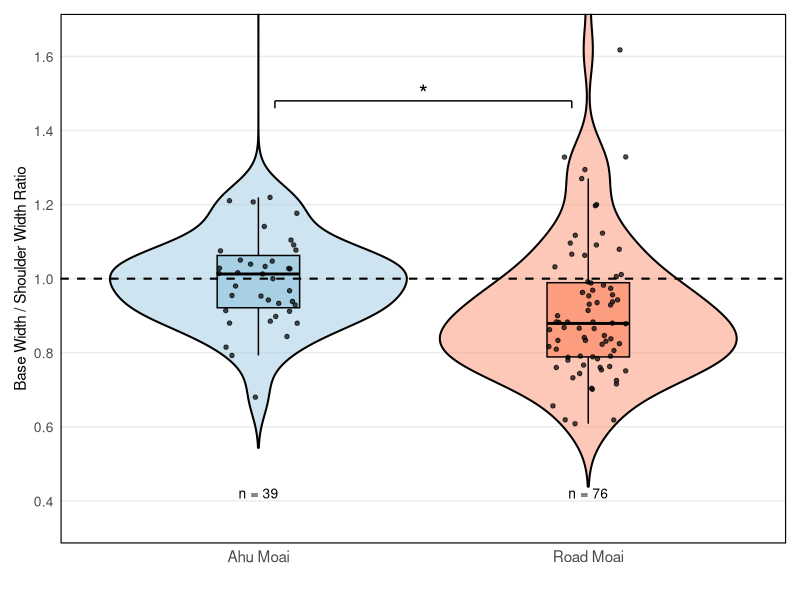
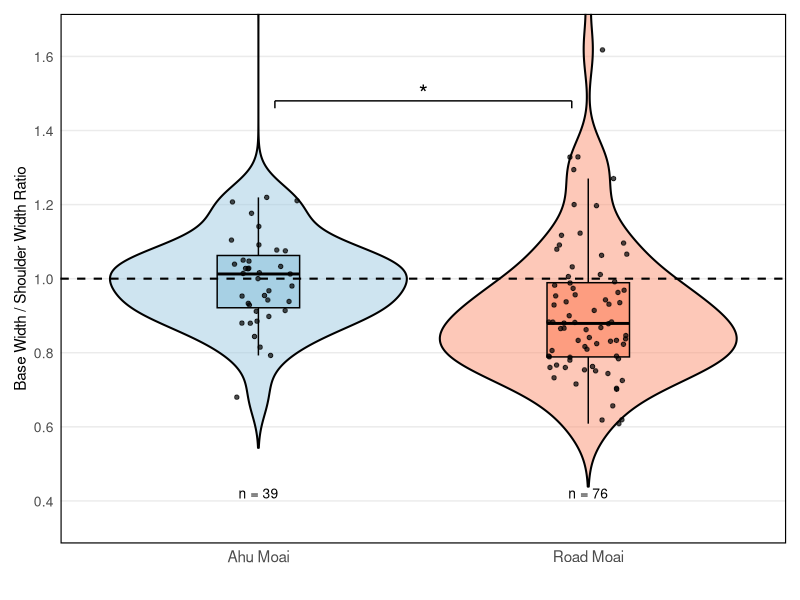
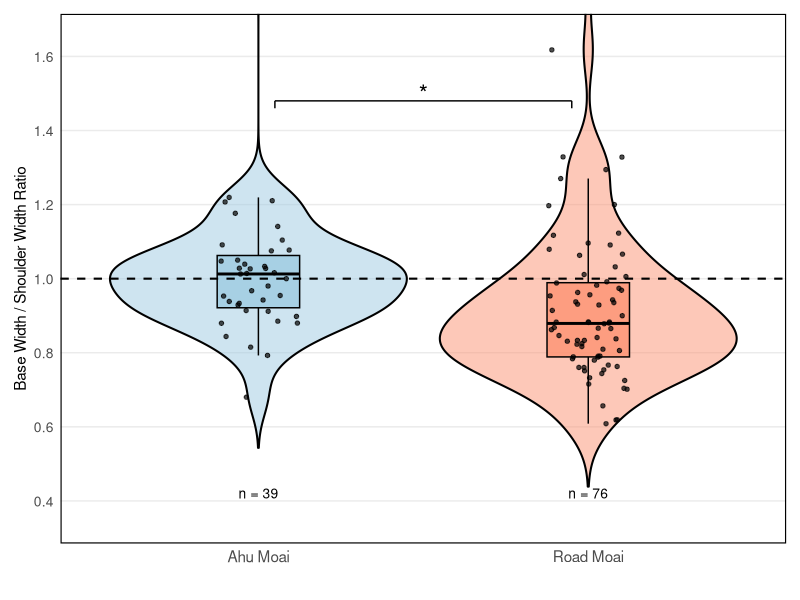
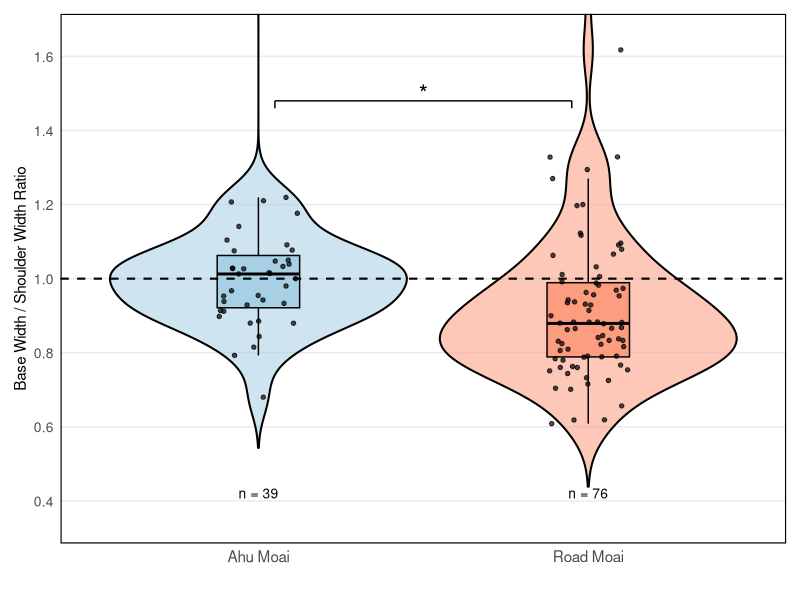

The R source for these figures, in order:
# Load required libraries
library(readxl)
library(ggplot2)
library(dplyr)
library(tidyr)
library(svglite)  # For SVG output

# Read the Van Tilburg data
data <- read_excel("VanTilburgData.xlsx")

# Calculate base-to-shoulder width ratio
# The Van Tilburg database uses "Width:Base" and "Width:Shoulders" columns
data <- data %>%
  rename(
    BaseWidth = `Width:Base`,
    ShoulderWidth = `Width:Shoulders`,
    Location = Location
  ) %>%
  mutate(ratio = BaseWidth / ShoulderWidth) %>%
  filter(!is.na(ratio) & !is.na(Location))

# Categorize moai based on Location
# In Van Tilburg's coding system:
# Locations 1-6 = ahu sites (completed moai on platforms)
# Location 8 = roads/transport routes (moai in transport)
data <- data %>%
  mutate(MoaiType = case_when(
    Location >= 1 & Location <= 6 ~ "Ahu",
    Location == 8 ~ "Road",
    TRUE ~ "Other"
  )) %>%
  filter(MoaiType %in% c("Ahu", "Road"))

# Prepare data for plotting
plot_data <- data %>%
  mutate(MoaiType = factor(MoaiType, levels = c("Ahu", "Road")))

# Calculate statistics for each group
ahu_data <- plot_data %>% filter(MoaiType == "Ahu")
road_data <- plot_data %>% filter(MoaiType == "Road")

# Perform Welch's t-test
t_result <- t.test(ratio ~ MoaiType, data = plot_data, var.equal = FALSE)

# Create the violin plot
p <- ggplot(plot_data, aes(x = MoaiType, y = ratio, fill = MoaiType)) +
  # Add violin plots (trim=FALSE ensures full violin shape, adjust bandwidth for smoother curves)
  geom_violin(alpha = 0.5, color = "black", linewidth = 0.7, scale = "width", 
              trim = FALSE, adjust = 1.2) +
  
  # Add box plots inside violins
  geom_boxplot(width = 0.25, alpha = 0.8, outlier.shape = NA, 
               fill = c("#9ECAE1", "#FC9272"), color = "black", linewidth = 0.5) +
  
  # Add individual points with jitter
  geom_jitter(width = 0.12, size = 1.2, alpha = 0.7, color = "black") +
  
  # Add horizontal line at y = 1
  geom_hline(yintercept = 1, linetype = "dashed", color = "black", linewidth = 0.7) +
  
  # Add design labels
  #annotate("text", x = 0.55, y = 1.015, label = "Transport Design", 
  #         color = "#E41A1C", size = 3.2, hjust = 0, fontface = "bold") +
  #annotate("text", x = 1.0, y = 0.985, label = "Display Design", 
  #         color = "#377EB8", size = 3.2, hjust = 0, fontface = "bold") +
  
  # Customize colors
  scale_fill_manual(values = c("Ahu" = "#9ECAE1", "Road" = "#FC9272")) +
  
  # Add sample sizes
  annotate("text", x = 1, y = 0.42, 
           label = paste("n =", nrow(ahu_data)), size = 3.5) +
  annotate("text", x = 2, y = 0.42, 
           label = paste("n =", nrow(road_data)), size = 3.5) +
  
  # Add significance bracket if significant
  {if(t_result$p.value < 0.05) {
    list(
      annotate("segment", x = 1.05, xend = 1.95, y = 1.48, yend = 1.48, linewidth = 0.5),
      annotate("segment", x = 1.05, xend = 1.05, y = 1.46, yend = 1.48, linewidth = 0.5),
      annotate("segment", x = 1.95, xend = 1.95, y = 1.46, yend = 1.48, linewidth = 0.5),
      annotate("text", x = 1.5, y = 1.5, label = "*", size = 6)
    )
  }} +
  
  # Customize axes and labels
  labs(
    x = "",
    y = "Base Width / Shoulder Width Ratio"
    #title = "Direct Measurements: Base-to-Shoulder Width Ratios"
  ) +
  
  # Customize theme
  theme_minimal() +
  theme(
    legend.position = "none",
    plot.title = element_text(size = 14, face = "bold", hjust = 0.5),
    plot.subtitle = element_text(size = 10, hjust = 0.5, face = "italic"),
    axis.title.y = element_text(size = 11),
    axis.text = element_text(size = 10),
    axis.text.x = element_text(size = 11),
    panel.grid.major.x = element_blank(),
    panel.grid.minor = element_blank(),
    panel.border = element_rect(color = "black", fill = NA, linewidth = 0.8),
    plot.margin = margin(t = 10, r = 10, b = 10, l = 10, unit = "pt")
  ) +
  
  # Set y-axis limits using coord_cartesian to avoid clipping violins
  # Extend slightly beyond visible range to accommodate full violin shapes
  coord_cartesian(ylim = c(0.35, 1.65)) +
  scale_y_continuous(breaks = seq(0.4, 2.2, by = 0.2)) +
  
  # Customize x-axis labels
  scale_x_discrete(labels = c("Ahu Moai", "Road Moai"))

# Display the plot
print(p)

# Print statistical results
cat("\nStatistical Results:\n")
cat(sprintf("Welch's t-test: t = %.3f, df = %.1f, p = %.3e\n", 
            t_result$statistic, t_result$parameter, t_result$p.value))
cat(sprintf("Ahu Moai: mean ratio = %.3f ± %.3f (n = %d)\n", 
            mean(ahu_data$ratio), sd(ahu_data$ratio), nrow(ahu_data)))
cat(sprintf("Road Moai: mean ratio = %.3f ± %.3f (n = %d)\n", 
            mean(road_data$ratio), sd(road_data$ratio), nrow(road_data)))

# Add figure caption information
caption_text <- paste(
  "Figure 2. Comparison of the ratio of base width to shoulder width for ahu moai (left) and road moai (right).",
  sprintf("Using measurement data of moai from Van Tilburg (1986), the figures show that the two types of moai have statistically distinctive ratios (Welch's t-test: t = %.3f, df = %.1f, p = %.3e).",
          t_result$statistic, t_result$parameter, t_result$p.value)
)

cat("\n\n", caption_text, "\n")

# Save the figure
if (!dir.exists("figures")) {
  dir.create("figures")
}

# Save the plot in multiple formats
# SVG format
ggsave("figures/Figure_2_moai_ratio_comparison.svg", 
       plot = p, 
       width = 8, 
       height = 6, 
       device = "svg")

# PNG format at 600 dpi
ggsave("figures/Figure_2_moai_ratio_comparison.png", 
       plot = p, 
       width = 8, 
       height = 6, 
       dpi = 600)

# Also save a standard resolution PNG for quick viewing
ggsave("figures/Figure_2_moai_ratio_comparison_preview.png", 
       plot = p, 
       width = 8, 
       height = 6, 
       dpi = 150)

cat("\nFigure saved as:\n")
cat("- Figure_2_moai_ratio_comparison.svg (vector format)\n")
cat("- Figure_2_moai_ratio_comparison.png (600 dpi)\n")
cat("- Figure_2_moai_ratio_comparison_preview.png (150 dpi for preview)\n")
